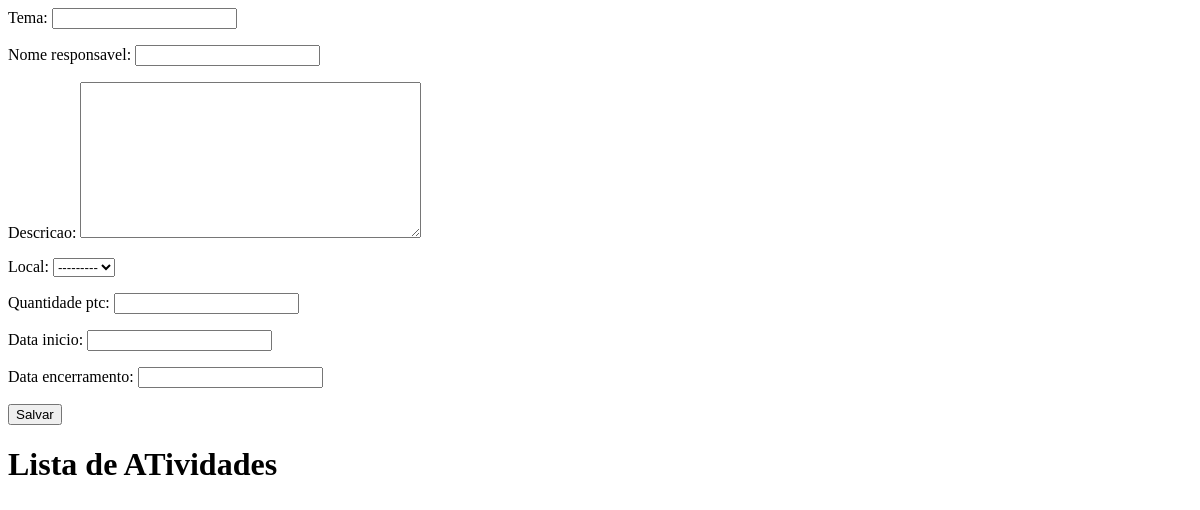
/core/atividades/, run on an earlier commit of the app's database.
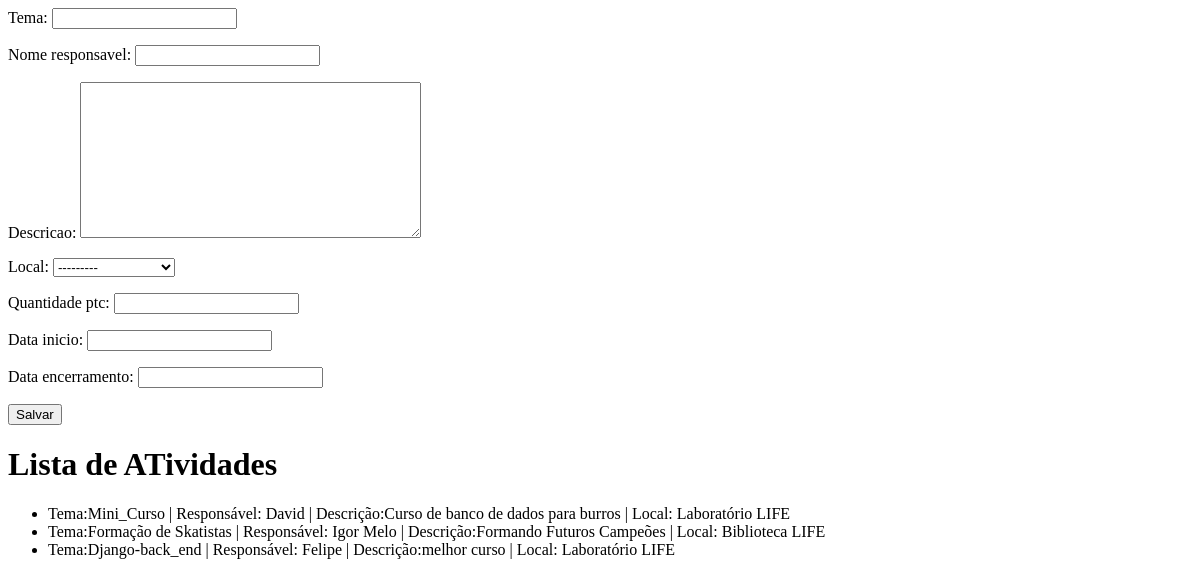
And on a later commit of the database.
### core/models.py (models this page shows, shortened)
class Atividade(models.Model):
    tema = models.CharField(max_length=255)
    nome_responsavel = models.CharField(max_length=255)
    descricao = models.TextField()
    local = models.ForeignKey(Local, on_delete=models.CASCADE)
    quantidade_ptc = models.IntegerField()
    data_inicio = models.DateField(max_length=10)
    data_encerramento = models.DateField(max_length=10)

class Local(models.Model):
    nome = models.CharField(max_length=255)
    def __str__(self):
        return self.nome

### core/views.py (the view)
# urls.py: path('atividades/', lista_atividades, name='core_lista_atividades'),
def lista_atividades(request):
    atividades = Atividade.objects.all()
    form = AtividadeForm()
    data = {'atividades': atividades , 'form': form}
    return render(request, 'core/lista_atividades.html',data)

### core/forms.py
class AtividadeForm(ModelForm):
    class Meta:
        model = Atividade
        fields = '__all__'

### core/templates/core/lista_atividades.html (shortened to what this page needs)
<form action="{% url 'core_nova_atividade' %}" method="POST">
    {{ form.as_p }}
    <button type="submit"> Salvar </button>
</form>
<h1>Lista de ATividades</h1>
<ul>
    {% for atividade in atividades %}
        <li> Tema:{{ atividade.tema }} | Responsável: {{ atividade.nome_responsavel }} | Descrição:{{ atividade.descricao }} | Local: {{ atividade.local }}  </li>
    {% endfor %}
</ul>

What changed in the data, as far as the page shows it:
added Atividade: tema "Mini_Curso", nome_responsavel "David", descricao "Curso de banco de dados para burros", local "Laboratório LIFE"
added Atividade: tema "Formação de Skatistas", nome_responsavel "Igor Melo", descricao "Formando Futuros Campeões", local "Biblioteca LIFE"
added Atividade: tema "Django-back_end", nome_responsavel "Felipe", descricao "melhor curso", local "Laboratório LIFE"
